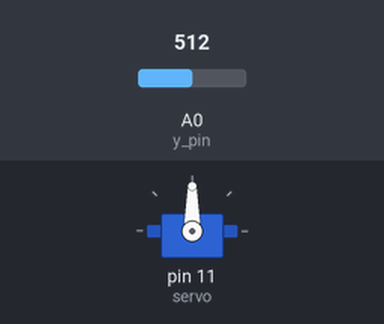
Simulated run of this sketch. Board: Arduino Uno, built with avr-gcc and run on an emulated ATmega328P. On the bench: servo. The test bench sets the inputs (shaded band); at power-on: A0 (y_pin) = 512.

Above: at 1.2 s.
1.3 s: A0 (y_pin) set to 716
At 2.5 s:
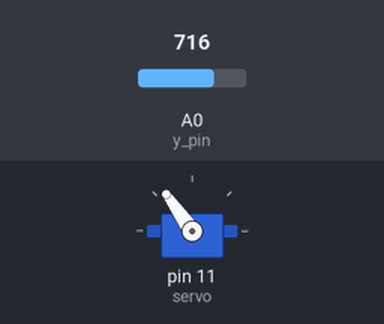
2.8 s: A0 (y_pin) set to 900
At 3.7 s:
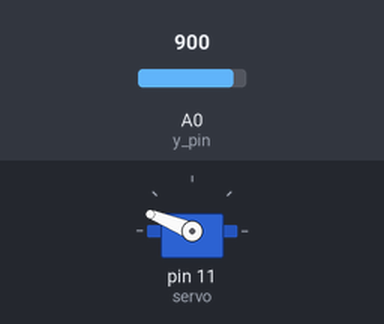
4.3 s: A0 (y_pin) set to 1023
At 4.8 s:
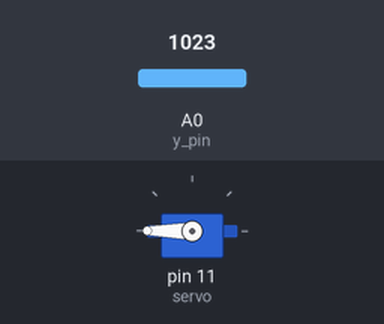
5.8 s: A0 (y_pin) set to 306
At 7.0 s:
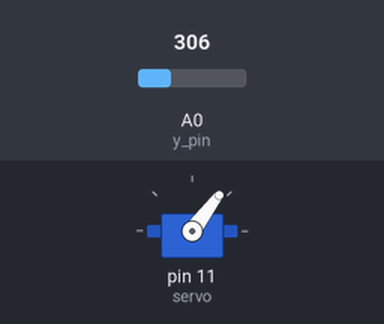
7.3 s: A0 (y_pin) set to 122
At 8.3 s:
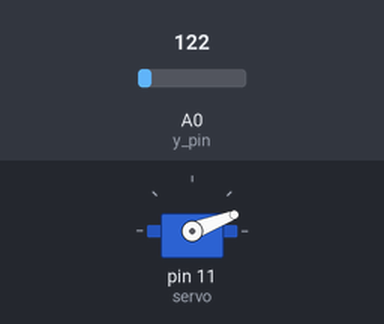
Timing chart, 0 to 9.8 s (numbered marks = the images above; inputs shaded):
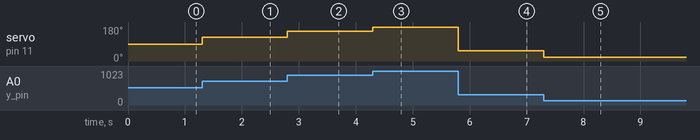

Measured:
- after the input at 1.3 s, servo on pin 11 (servo): 90° → 125° at once
- after the input at 2.8 s, servo on pin 11 (servo): 125° → 158° at once
- after the input at 4.3 s, servo on pin 11 (servo): 158° → 180° at once
- after the input at 5.8 s, servo on pin 11 (servo): 180° → 53° at once
- after the input at 7.3 s, servo on pin 11 (servo): 53° → 21° at once

The sketch:

Servo_motor_with_Joystick.ino
```cpp
/* Program to control the movement of a servo motor through the use of a joystick.
The purpose of this program is to connect a servo motor to the y axis of a joystick, therefore
causing the servo motor to turn 180 degrees depending on the joystick's position along this axis
 */
#include <Servo.h>  // Add Servo to library code
int y_pin = A0; // Delcare "y_pin" as a variable for analog pin 0 (A0)

Servo servo;  // Declare the servo module by calling it servo

int val;  // Declare val as a variable for the joystick value

void setup() {
  // put your setup code here, to run once:
servo.attach(11); // Start the servo which is connected to digital pin 11
}

void loop() {
  // put your main code here, to run repeatedly:
val = analogRead(y_pin);  // Read value of the y_pin of the joystick
val = map(val, 0, 1023, 0, 180);  // Convert the value read from 0-1023 to 0-180
servo.write(val); // Write this value to the servo for it to move accordingly
}
```
